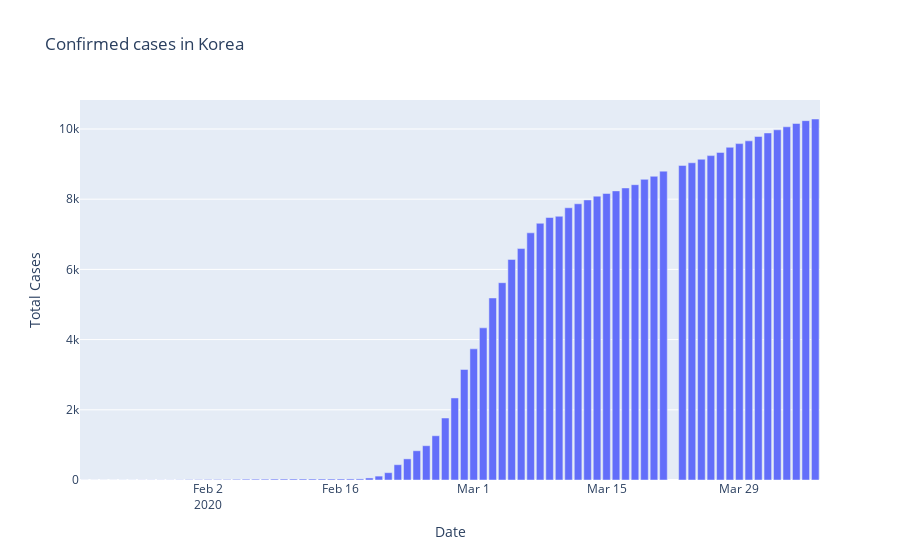

Here is the notebook cell this chart was saved with:
### Code cell
fig=px.bar(dbd_Korea,x="Date",y="Total Cases",title='Confirmed cases in Korea',)
fig.show()

dbd_Korea.plot(kind='bar',x='Date',y='Total Cases')
plt.show()
